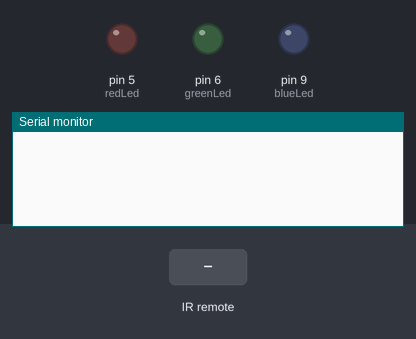
The program below on a simulated Arduino Uno, built with avr-gcc and run on an emulated ATmega328P. Shown: output pins drawn as LEDs (lit = HIGH), the last lines printed to the serial monitor. The test bench sets the inputs (shaded band).

Above: at 1.2 s.
1.3 s: infrared code 0xF609FF00 received
At 1.8 s:
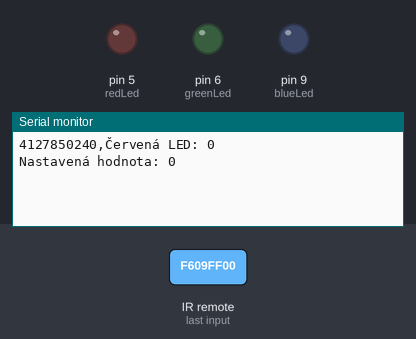
2.8 s: infrared code 0xBA45FF00 received
At 4.0 s:
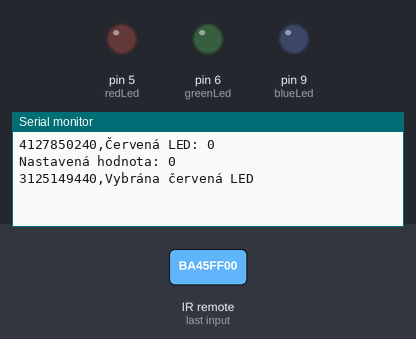
4.3 s: infrared code 0xB946FF00 received
At 5.3 s:
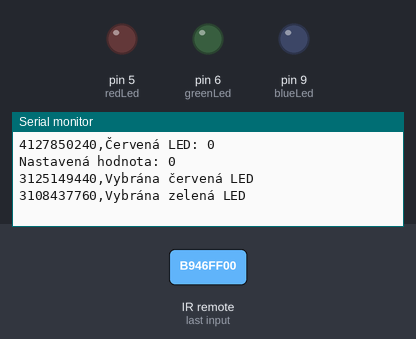

The program:

main.cpp
```cpp
#include <Arduino.h>
#include <IRremote.hpp>

#define IR_RECEIVE_PIN 12 // Pin pro receiver ovladače
#define ENTER 4127850240 // Kód klávesy ENTER
#define redLed 5 // Pin pro červenou barvu
#define greenLed 6 // Pin pro zelenou barvu
#define blueLed 9 // Pin pro modrou barvu

String stringNum = "";
int currentLED = 0; // 0 = červená, 1 = zelená, 2 = modrá

unsigned long codes[] = {
    3910598400, // 0
    4077715200, // 1
    3877175040, // 2
    2707357440, // 3
    4144561920, // 4
    3810328320, // 5
    2774204160, // 6
    3175284480, // 7
    2907897600, // 8
    3041591040, // 9
};


int codesSize = sizeof(codes) / sizeof(codes[0]); // Zjištění počtu prvků v poli

String receivedNum(unsigned long irData) {
    for (int i = 0; i < codesSize; i++) { // Kontroluje pouze kódy 0-9
        if (irData == codes[i]) {
            return String(i);
        }
    }
    return ""; // Pokud kód neodpovídá žádnému číslu, vrátí prázdný řetězec
}

void setLED(int value) { //Funkce pro vrácení intenzity svícení ledky
    switch (currentLED) { //Podle vybrané ledky
        case 0:
            analogWrite(redLed, value);
            Serial.print("Červená LED: ");
            Serial.println(value);
            break;
        case 1:
            analogWrite(greenLed, value);
            Serial.print("Zelená LED: ");
            Serial.println(value);
            break;
        case 2:
            analogWrite(blueLed, value);
            Serial.print("Modrá LED: ");
            Serial.println(value);
            break;
    }
}

void setup() {
    IrReceiver.begin(IR_RECEIVE_PIN, ENABLE_LED_FEEDBACK); // Inicializace přijímače
    Serial.begin(9600); // Inicializace seriové komunikace
    //Inicializace ledek
    pinMode(redLed, OUTPUT);
    pinMode(greenLed, OUTPUT);
    pinMode(blueLed, OUTPUT);
}

void loop() {
    if (IrReceiver.decode()) { // Kontrola, zda přišla data z přijímače
        unsigned long irData = IrReceiver.decodedIRData.decodedRawData; // Uložení kódu z přijímače do irData
        if (irData > 0) { // Kontrola falešných kódů
            Serial.print(irData); // Výpis kódu na seriovou linku
            Serial.print(",");
            if (irData == ENTER) { // Pokud je zmáčknut ENTER
                int intNum = stringNum.toInt(); // Přetypování String na int
                if (intNum >= 0 && intNum <= 255) { // Kontrola rozsahu vstupního čísla
                    setLED(intNum);
                    Serial.print("Nastavená hodnota: ");
                    Serial.println(intNum); // Výpis nastavené hodnoty do Serial monitoru
                    stringNum = ""; // Vyčištění nastřádaného čísla
                } else {
                    Serial.println("Mimo rozsah");
                    stringNum = ""; // Vyčištění nastřádaného čísla
                }
            } else if (irData == 3125149440) { // Kód pro červenou LED
                currentLED = 0;
                Serial.println("Vybrána červená LED");
            } else if (irData == 3108437760) { // Kód pro zelenou LED
                currentLED = 1;
                Serial.println("Vybrána zelená LED");
            } else if (irData == 3091726080) { // Kód pro modrou LED
                currentLED = 2;
                Serial.println("Vybrána modrá LED");
            } else { // Funkce pro střádání čísel
                stringNum += receivedNum(irData);
                Serial.println(stringNum); // Výpis aktuálního nastřádaného čísla do Serial monitoru
            }
        }

        IrReceiver.resume(); // Povolení přijímání dalšího signálu
    }
}
```

Measured:
- after the input at 1.3 s, the serial monitor: prints a new line at once (image 1)
- after the input at 2.8 s, the serial monitor: prints a new line at once (image 2)
- after the input at 4.3 s, the serial monitor: prints a new line at once (image 3)
